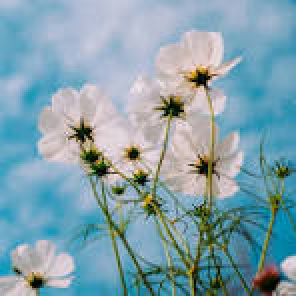
#> input picture flower.jpg, 148 x 148 px (shown 2 times larger)
$ python painting_effect.py
#> lines starting #> are read from the running program, lines starting #| are printed output that depends on the picture
import cv2
import numpy as np
# Read image
img = cv2.imread("flower.jpg")
#> img is the input picture: shape (148, 148, 3); mean B, G, R 172.6, 161.4, 130.5
if img is None:
    print("Error: Image not found!")
    exit()
# Resize image
img = cv2.resize(img, (600, 600))
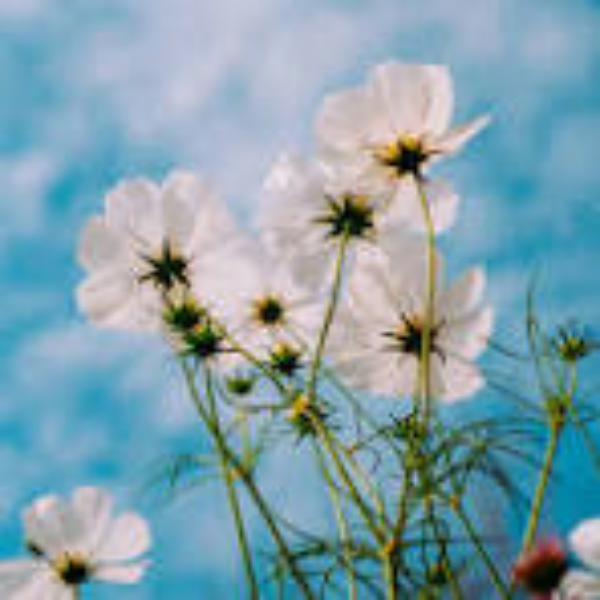
#> img: shape (600, 600, 3); mean B, G, R 172.4, 161.2, 130.3
# Convert to grayscale
gray = cv2.cvtColor(img, cv2.COLOR_BGR2GRAY)
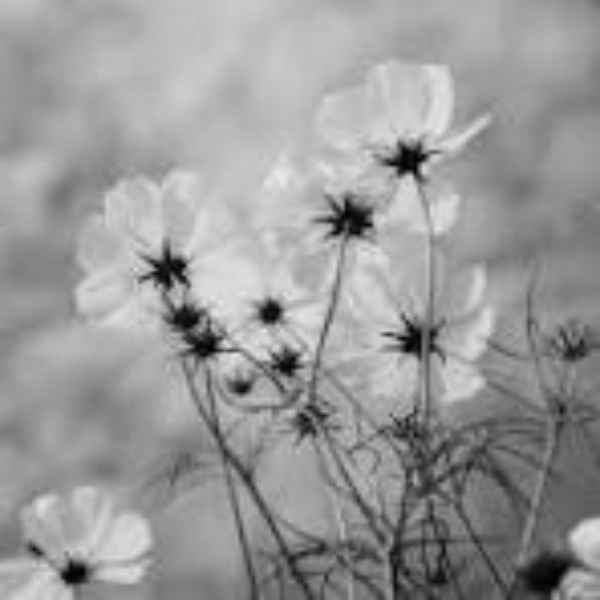
#> gray: shape (600, 600); min 1, max 233, mean 153.3
# Histogram Equalization
equalized = cv2.equalizeHist(gray)
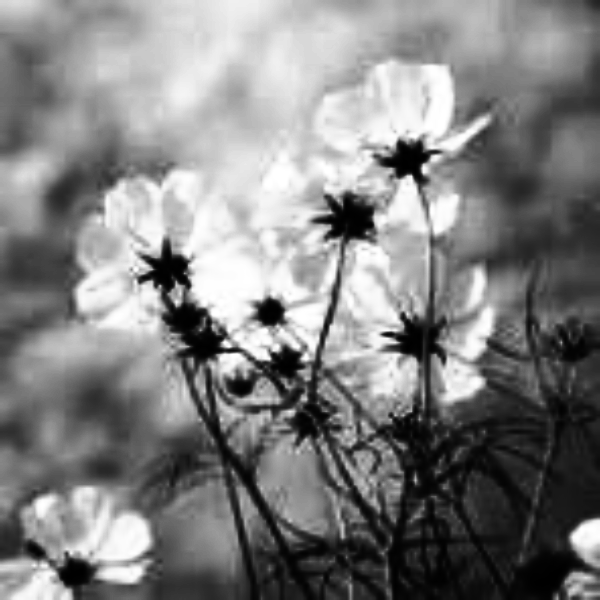
#> equalized: shape (600, 600); min 0, max 255, mean 128.6
# Apply Bilateral Filter
smooth = cv2.bilateralFilter(img, 9, 75, 75)
# Detect edges
edges = cv2.Canny(equalized, 80, 150)
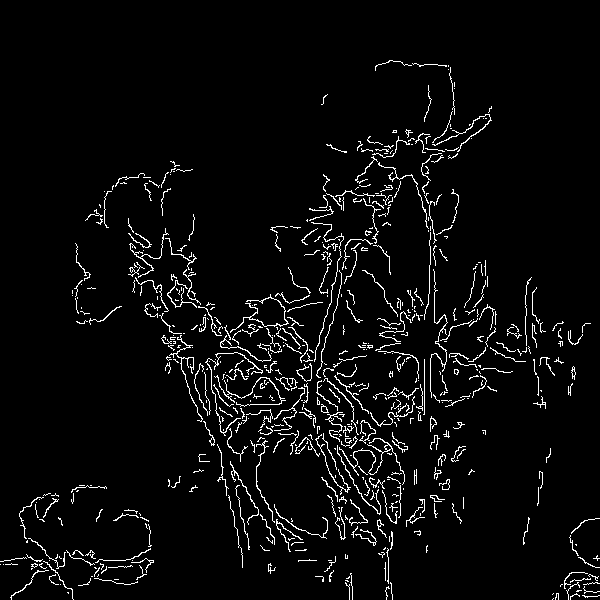
#> edges: shape (600, 600); 4.2% white in thin lines or dots
# Dilate edges
kernel = np.ones((2, 2), np.uint8)
edges = cv2.dilate(edges, kernel, iterations=1)
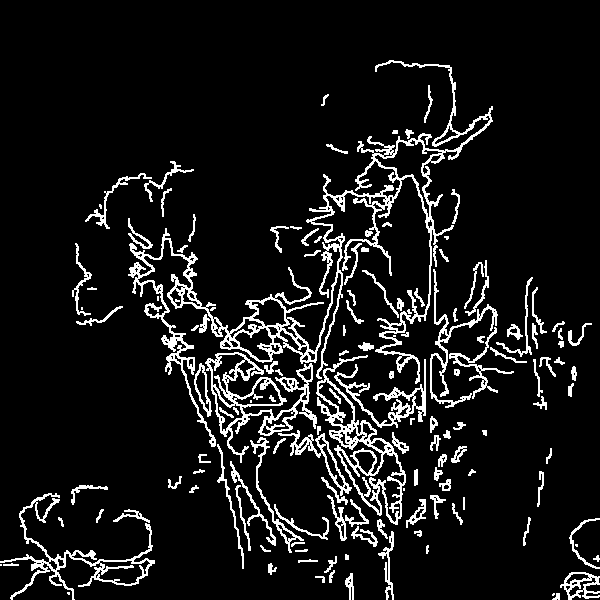
#> edges: shape (600, 600); 9.1% white in thin lines or dots
# Invert edges
edges = cv2.bitwise_not(edges)
#> edges: shape (600, 600); 90.9% white; black in thin lines or dots
# Convert edges to 3-channel image
edges = cv2.cvtColor(edges, cv2.COLOR_GRAY2BGR)
#> edges: shape (600, 600, 3); 90.9% white; black in thin lines or dots
# Create painting effect
painting = cv2.bitwise_and(smooth, edges)
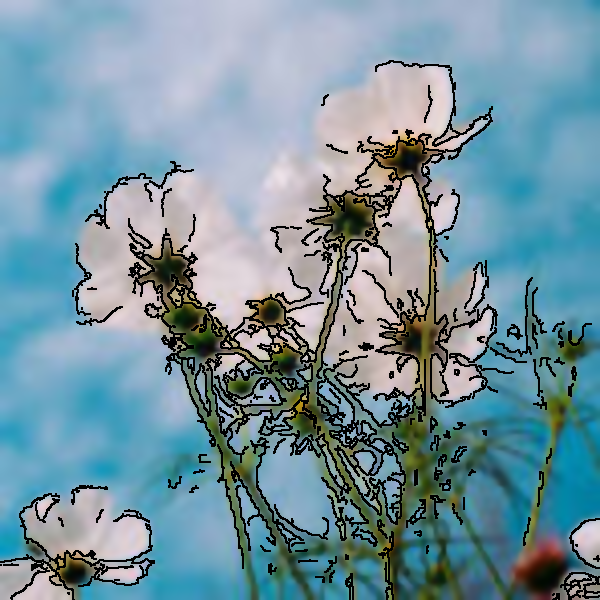
#> painting: shape (600, 600, 3); mean B, G, R 158.6, 146.7, 116.8
# Save output
cv2.imwrite("output/painting.jpg", painting)
# Display images
cv2.imshow("Original Image", img)
cv2.imshow("Painting Effect", painting)
cv2.waitKey(0)
cv2.destroyAllWindows()
